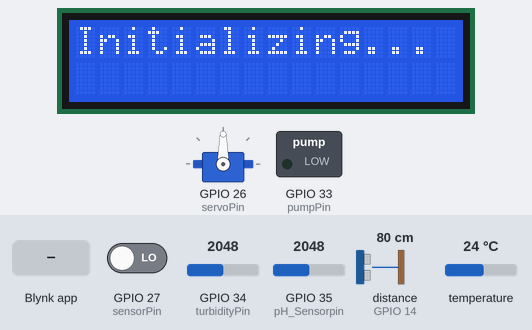
The sketch below on a simulated ESP32. Parts: servo, 16×2 character LCD, switched loads named in the sketch (green lamp = pin HIGH). Wiring (inferred from the names in the program): ultrasonic range finder: trigger GPIO 12; echo GPIO 14. Inputs (shaded band) come from the test bench; at power-on: GPIO 34 (turbidityPin) = 2048, GPIO 27 (sensorPin) LOW, GPIO 35 (pH_Sensorpin) = 2048, distance to the obstacle (sensor on GPIO 14) 80 cm, temperature 24 °C (analog values on the 0–4095 scale). The echo pulse lasts 58.3 µs per cm; WiFi joins after 1.5 s; servers stay silent unless stated; pins used as bus, display or sensor lines are not drawn; what the sketch prints to the serial monitor is not drawn.

Above: at 1.9 s.
5.1 s: GPIO 34 (turbidityPin) set to 3677
At 10.9 s:
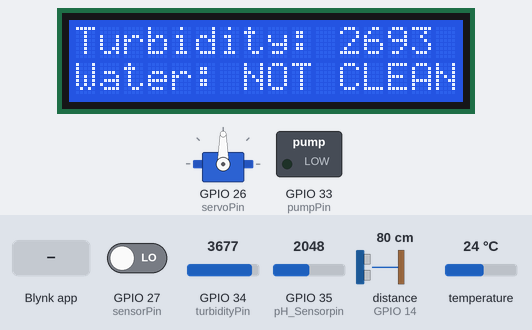
11.2 s: GPIO 34 (turbidityPin) set to 3776
17.8 s: Blynk app writes 1 to V4
At 24.1 s:
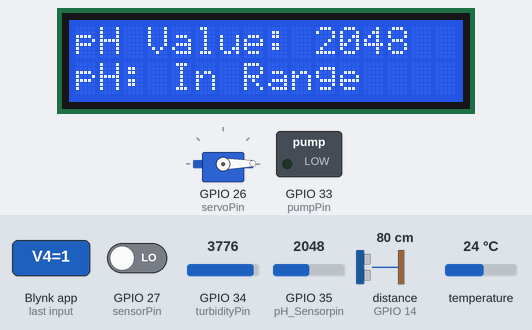
24.4 s: GPIO 27 (sensorPin) driven HIGH
At 26.7 s:
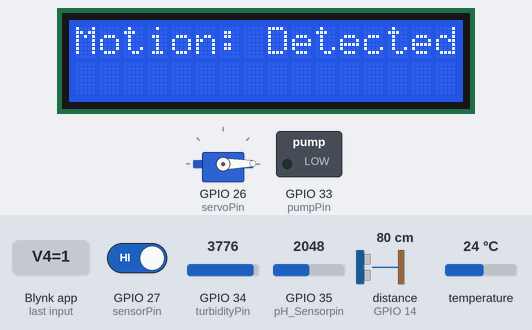
31.0 s: Blynk app writes 1 to V5
At 32.4 s:
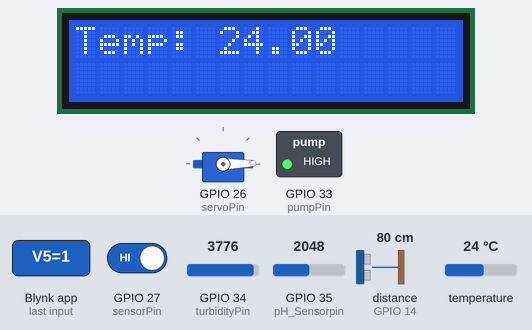
37.6 s: Blynk app writes 200 to V4
At 40.5 s:
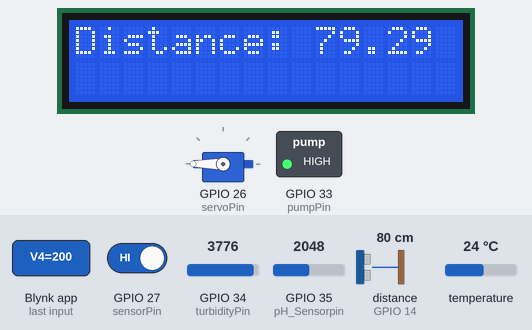
Timing chart, 0 to 42.0 s (numbered marks = the images above; inputs shaded):
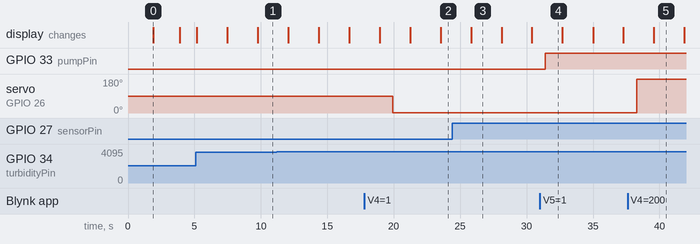

Measured:
- after the input at 17.8 s, servo on GPIO 26 (servoPin): 90° → 1° after 2.1 s
- after the input at 24.4 s, the display: changes after 1.4 s (image 3)
- after the input at 31.0 s, GPIO 33 (pumpPin): LOW → HIGH after 0.40 s
- after the input at 37.6 s, servo on GPIO 26 (servoPin): 1° → 180° after 0.69 s
- what the display in image 0 shows lasts 2.0 s, from 1.9 s to 3.9 s
- what the display in image 3 shows lasts 2.3 s, from 25.8 s to 28.1 s

The sketch:

fish_feeder_PH.ino
```cpp
#define BLYNK_AUTH_TOKEN "libqM3DsniS2Fd4R_XieQMpGfM4ZOBlx"
#define BLYNK_TEMPLATE_ID "TMPL3jXvEKOlp"
#define BLYNK_TEMPLATE_NAME "Fish Feeder"

#define V1 1  // Virtual pin for motion status
#define V2 2  // Virtual pin for ultrasonic distance
#define V6 6  // Virtual pin for temperature in Fahrenheit
#define V4 4  // Virtual pin for controlling servo position (slider)
#define V5 5  // Virtual pin for controlling water pump (button)
#define V7 7  // Virtual pin for turbidity level
#define V8 8  // Virtual pin for pH Value

#include <WiFi.h>
#include <BlynkSimpleEsp32.h>
#include <ESP32Servo.h>
#include <Wire.h>
#include <LiquidCrystal_I2C.h>
#include <OneWire.h>
#include <DallasTemperature.h>

// LCD Setup
LiquidCrystal_I2C lcd(0x27, 16, 2);

// Temperature Sensor Setup
const int ONE_WIRE_BUS = 25;  // Pin for temperature sensor
OneWire oneWire(ONE_WIRE_BUS);
DallasTemperature sensors(&oneWire);
float tempC;  // Celsius temperature variable

Servo myServo;

// WiFi credentials
const char* ssid = "Vivo";  // Replace with your WiFi name
const char* password = "12345678"; // Replace with your WiFi password

// Ultrasonic pins
const int trigPin = 12;  // GPIO 12 for Trigger
const int echoPin = 14;  // GPIO 14 for Echo

// Servo motor pin
const int servoPin = 26; // GPIO 26 for Servo Motor

// Motion sensor pin
const int sensorPin = 27; // GPIO 27 for Motion Sensor

// Water pump control pin
const int pumpPin = 33;  // GPIO 33 for Water Pump (Relay or Transistor)

// Turbidity sensor pin
const int turbidityPin = 34; // GPIO 34 (Analog pin for turbidity sensor)
const int pH_Sensorpin = 35;

// Variables for ultrasonic distance and motion detection
long duration;
float distanceCm;
float distanceInch;

unsigned long previousMillis = 0;
const long interval = 2000;  // 2 seconds for each parameter display
int displayState = 0;

void setup() {
  Serial.begin(115200);
  Blynk.begin(BLYNK_AUTH_TOKEN, ssid, password);

  pinMode(trigPin, OUTPUT);  // Sets trigPin as Output
  pinMode(echoPin, INPUT);   // Sets echoPin as Input
  pinMode(sensorPin, INPUT); // Motion sensor input pin
  pinMode(pumpPin, OUTPUT);  // Water pump pin (set to output)

  myServo.attach(servoPin);  // Attach the servo to the specified pin

  lcd.begin();
  lcd.backlight();
  lcd.setCursor(0, 0);
  lcd.print("Initializing...");
  delay(2000);
  lcd.clear();

  // Set ADC width (default is 12 bits, range 0-4095)
  analogReadResolution(12);  // Increase resolution to 12-bit (0-4095)
}

void loop() {
  // Blynk run method
  Blynk.run();

  // Motion sensor check
  long state = digitalRead(sensorPin);
  if (state == HIGH) {
    Blynk.virtualWrite(V1, HIGH);
    Serial.println("Motion detected!");
  } else {
    Blynk.virtualWrite(V1, LOW);
    Serial.println("Motion absent!");
  }

  // Ultrasonic distance measurement
  digitalWrite(trigPin, LOW);
  delayMicroseconds(2);
  digitalWrite(trigPin, HIGH);
  delayMicroseconds(10);
  digitalWrite(trigPin, LOW);

  duration = pulseIn(echoPin, HIGH);
  distanceCm = duration * 0.034 / 2;
  distanceInch = distanceCm * 0.393701;
  Blynk.virtualWrite(V2, distanceCm);  // Send distance to Blynk app
  Serial.print("Distance (cm): ");
  Serial.println(distanceCm);

  // Read and send temperature in Celsius
  sensors.requestTemperatures();
  tempC = sensors.getTempCByIndex(0);  // Get temperature in Celsius

  if (tempC == DEVICE_DISCONNECTED_C) {
    Serial.println("Error: Could not read temperature data");
  } else {
    Serial.print("Temperature (C): ");
    Serial.print(tempC);
    Serial.println((char)176); // Show degrees symbol

    // Send Celsius temperature to Blynk Virtual Pin V6
    Blynk.virtualWrite(V6, tempC);
  }

  // Turbidity evaluation
  int rawValue = analogRead(turbidityPin);  // Read raw sensor value
  float voltage = rawValue * (3.3 / 4095.0);  // Convert raw value to voltage
  int turbidity = map(rawValue, 0, 4095, 0, 3000);  // Map raw value to turbidity (0 to 3000)

  Blynk.virtualWrite(V7, turbidity);  // Send turbidity data to Blynk app

  Serial.print("Turbidity (NTU): ");
  Serial.println(turbidity);  // Print turbidity value

 int pH_Value = analogRead(pH_Sensorpin);
 int Voltage = pH_Value * (3.3 / 4095.0);
  Serial.println(Voltage);
  Serial.println(pH_Value);
  delay(500);

  Blynk.virtualWrite(V8, pH_Value);  // Send pH Value data to Blynk app
  Serial.print("pH : ");
  Serial.println(pH_Value);  // Print pH value


  // Update LCD display every interval
  unsigned long currentMillis = millis();
  if (currentMillis - previousMillis >= interval) {
    previousMillis = currentMillis;
    displayState = (displayState + 1) % 5; // Cycle through 5 display states
  }

  // Display the current parameter based on displayState
  lcd.clear();
  switch (displayState) {
    case 0:
      // Display motion status
      lcd.setCursor(0, 0);
      lcd.print("Motion: ");
      if (state == HIGH) {
        lcd.print("Detected");
      } else {
        lcd.print("Absent");
      }
      break;

    case 1:
      // Display distance
      lcd.setCursor(0, 0);
      lcd.print("Distance: ");
      lcd.print(distanceCm);
      lcd.print(" cm");
      break;

    case 2:
      // Display temperature
      lcd.setCursor(0, 0);
      lcd.print("Temp: ");
      lcd.print(tempC);
      break;

    case 3:
      // Display turbidity
      lcd.setCursor(0, 0);
      lcd.print("Turbidity: ");
      lcd.print(turbidity);
      // Display water condition based on voltage
      lcd.setCursor(0, 1);
      lcd.print("Water: ");
      if (voltage >= 3.0) {
        lcd.print("CLEAN");
      } else {
        lcd.print("NOT CLEAN");
      }
      break;

    case 4:
      // Display turbidity
      lcd.setCursor(0, 0);
      lcd.print("pH Value: ");
      lcd.print(pH_Value);
      // Display water condition based on voltage
      lcd.setCursor(0, 1);
      lcd.print("pH: ");
      if (pH_Value >= 5.5 && pH_Value >= 8) {
        lcd.print("In Range");
      } else {
        lcd.print("Out of Range");
      }
      break;

  }

  delay(1000);  // Delay for stability
}

// Blynk virtualWrite for servo control (Slider control on V4)
BLYNK_WRITE(V4) {
  int servoPos = param.asInt();  // Get value from slider (0 to 180)
  myServo.write(servoPos);  // Set the servo position
  Serial.print("Servo Position: ");
  Serial.println(servoPos);
}

// Blynk virtualWrite for water pump control (Button control on V5)
BLYNK_WRITE(V5) {
  int pumpState = param.asInt();  // Get button state (0 or 1)
  if (pumpState == 1) {
    digitalWrite(pumpPin, HIGH);  // Turn on the pump
    Serial.println("Water Pump ON");
  } else {
    digitalWrite(pumpPin, LOW);   // Turn off the pump
    Serial.println("Water Pump OFF");
  }
}
```
